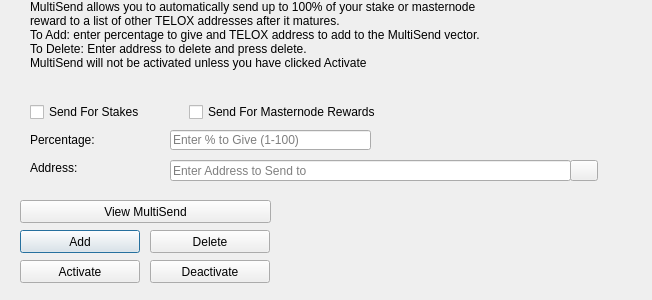
<?xml version="1.0" encoding="UTF-8"?>
<ui version="4.0">
 <class>MultiSendDialog</class>
 <widget class="QDialog" name="MultiSendDialog">
  <property name="windowModality">
   <enum>Qt::NonModal</enum>
  </property>
  <property name="geometry">
   <rect>
    <x>0</x>
    <y>0</y>
    <width>652</width>
    <height>300</height>
   </rect>
  </property>
  <property name="windowTitle">
   <string>MultiSend</string>
  </property>
  <widget class="QLineEdit" name="multiSendPercentEdit">
   <property name="geometry">
    <rect>
     <x>170</x>
     <y>130</y>
     <width>201</width>
     <height>20</height>
    </rect>
   </property>
   <property name="toolTip">
    <string>Enter whole numbers 1 - 100</string>
   </property>
   <property name="placeholderText">
    <string>Enter % to Give (1-100)</string>
   </property>
  </widget>
  <widget class="QLineEdit" name="multiSendAddressEdit">
   <property name="geometry">
    <rect>
     <x>170</x>
     <y>160</y>
     <width>401</width>
     <height>21</height>
    </rect>
   </property>
   <property name="toolTip">
    <string/>
   </property>
   <property name="placeholderText">
    <string>Enter Address to Send to</string>
   </property>
  </widget>
  <widget class="QLabel" name="label_2">
   <property name="geometry">
    <rect>
     <x>30</x>
     <y>0</y>
     <width>451</width>
     <height>121</height>
    </rect>
   </property>
   <property name="lineWidth">
    <number>1</number>
   </property>
   <property name="text">
    <string>MultiSend allows you to automatically send up to 100% of your stake or masternode reward to a list of other TELOX addresses after it matures.
To Add: enter percentage to give and TELOX address to add to the MultiSend vector.
To Delete: Enter address to delete and press delete.
MultiSend will not be activated unless you have clicked Activate</string>
   </property>
   <property name="alignment">
    <set>Qt::AlignLeading|Qt::AlignLeft|Qt::AlignTop</set>
   </property>
   <property name="wordWrap">
    <bool>true</bool>
   </property>
  </widget>
  <widget class="QLabel" name="message">
   <property name="geometry">
    <rect>
     <x>290</x>
     <y>200</y>
     <width>351</width>
     <height>91</height>
    </rect>
   </property>
   <property name="text">
    <string/>
   </property>
  </widget>
  <widget class="QPushButton" name="addButton">
   <property name="geometry">
    <rect>
     <x>20</x>
     <y>230</y>
     <width>120</width>
     <height>23</height>
    </rect>
   </property>
   <property name="toolTip">
    <string/>
   </property>
   <property name="statusTip">
    <string>Add to MultiSend Vector</string>
   </property>
   <property name="text">
    <string>Add</string>
   </property>
  </widget>
  <widget class="QPushButton" name="disableButton">
   <property name="geometry">
    <rect>
     <x>150</x>
     <y>260</y>
     <width>120</width>
     <height>23</height>
    </rect>
   </property>
   <property name="statusTip">
    <string>Deactivate MultiSend</string>
   </property>
   <property name="text">
    <string>Deactivate</string>
   </property>
  </widget>
  <widget class="QPushButton" name="addressBookButton">
   <property name="geometry">
    <rect>
     <x>570</x>
     <y>160</y>
     <width>28</width>
     <height>21</height>
    </rect>
   </property>
   <property name="toolTip">
    <string>Choose an address from the address book</string>
   </property>
   <property name="text">
    <string/>
   </property>
   <property name="icon">
    <iconset resource="../telox.qrc">
     <normaloff>:/icons/address-book</normaloff>:/icons/address-book</iconset>
   </property>
   <property name="shortcut">
    <string>Alt+A</string>
   </property>
   <property name="autoDefault">
    <bool>false</bool>
   </property>
  </widget>
  <widget class="QLabel" name="label">
   <property name="geometry">
    <rect>
     <x>30</x>
     <y>130</y>
     <width>121</width>
     <height>20</height>
    </rect>
   </property>
   <property name="toolTip">
    <string>Percentage of stake to send</string>
   </property>
   <property name="text">
    <string>Percentage:</string>
   </property>
  </widget>
  <widget class="QLabel" name="label_5">
   <property name="geometry">
    <rect>
     <x>30</x>
     <y>160</y>
     <width>111</width>
     <height>16</height>
    </rect>
   </property>
   <property name="toolTip">
    <string>Address to send portion of stake to</string>
   </property>
   <property name="text">
    <string>Address:</string>
   </property>
  </widget>
  <widget class="QPushButton" name="deleteButton">
   <property name="geometry">
    <rect>
     <x>150</x>
     <y>230</y>
     <width>120</width>
     <height>23</height>
    </rect>
   </property>
   <property name="toolTip">
    <string/>
   </property>
   <property name="statusTip">
    <string>Delete Address From MultiSend Vector</string>
   </property>
   <property name="text">
    <string>Delete</string>
   </property>
  </widget>
  <widget class="QPushButton" name="activateButton">
   <property name="geometry">
    <rect>
     <x>20</x>
     <y>260</y>
     <width>120</width>
     <height>23</height>
    </rect>
   </property>
   <property name="statusTip">
    <string>Activate MultiSend</string>
   </property>
   <property name="text">
    <string>Activate</string>
   </property>
  </widget>
  <widget class="QPushButton" name="viewButton">
   <property name="geometry">
    <rect>
     <x>20</x>
     <y>200</y>
     <width>251</width>
     <height>23</height>
    </rect>
   </property>
   <property name="toolTip">
    <string/>
   </property>
   <property name="statusTip">
    <string>View MultiSend Vector</string>
   </property>
   <property name="text">
    <string>View MultiSend</string>
   </property>
  </widget>
  <widget class="QWidget" name="horizontalLayoutWidget">
   <property name="geometry">
    <rect>
     <x>30</x>
     <y>100</y>
     <width>351</width>
     <height>24</height>
    </rect>
   </property>
   <layout class="QHBoxLayout" name="horizontalLayout">
    <item>
     <widget class="QCheckBox" name="multiSendStakeCheckBox">
      <property name="text">
       <string>Send For Stakes</string>
      </property>
     </widget>
    </item>
    <item>
     <widget class="QCheckBox" name="multiSendMasternodeCheckBox">
      <property name="text">
       <string>Send For Masternode Rewards</string>
      </property>
     </widget>
    </item>
   </layout>
  </widget>
 </widget>
 <resources>
  <include location="../telox.qrc"/>
 </resources>
 <connections/>
</ui>
